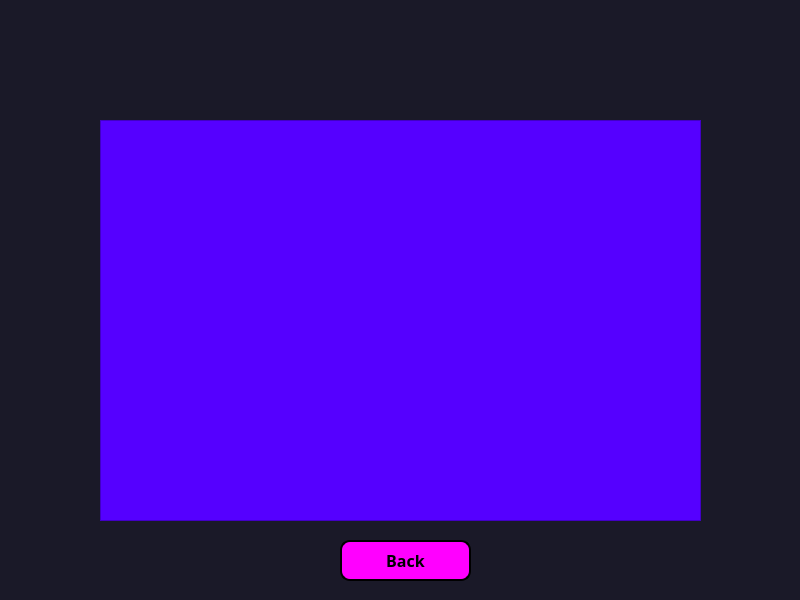
<?xml version="1.0" encoding="UTF-8"?>
<ui version="4.0">
 <class>likedpages</class>
 <widget class="QDialog" name="likedpages">
  <property name="geometry">
   <rect>
    <x>0</x>
    <y>0</y>
    <width>800</width>
    <height>600</height>
   </rect>
  </property>
  <property name="windowTitle">
   <string>Dialog</string>
  </property>
  <property name="styleSheet">
   <string notr="true">background-color: rgb(26, 25, 40);</string>
  </property>
  <widget class="QListWidget" name="listWidget">
   <property name="geometry">
    <rect>
     <x>100</x>
     <y>120</y>
     <width>601</width>
     <height>401</height>
    </rect>
   </property>
   <property name="font">
    <font>
     <pointsize>12</pointsize>
    </font>
   </property>
   <property name="styleSheet">
    <string notr="true">background-color: rgb(85, 0, 255);</string>
   </property>
  </widget>
  <widget class="QPushButton" name="ok">
   <property name="geometry">
    <rect>
     <x>340</x>
     <y>540</y>
     <width>131</width>
     <height>41</height>
    </rect>
   </property>
   <property name="font">
    <font>
     <family>Unispace</family>
     <pointsize>12</pointsize>
     <italic>false</italic>
     <bold>true</bold>
    </font>
   </property>
   <property name="styleSheet">
    <string notr="true">background-color: rgb(255, 0, 255);
font: 700 12pt &quot;Unispace&quot;;
border: 2px solid;
Border-radius: 10px;</string>
   </property>
   <property name="text">
    <string>Back</string>
   </property>
  </widget>
  <widget class="QLabel" name="label">
   <property name="geometry">
    <rect>
     <x>210</x>
     <y>10</y>
     <width>381</width>
     <height>91</height>
    </rect>
   </property>
   <property name="styleSheet">
    <string notr="true">image: url(:/new/prefix1/likedpagessss.png);</string>
   </property>
   <property name="text">
    <string/>
   </property>
  </widget>
 </widget>
 <resources/>
 <connections/>
</ui>
